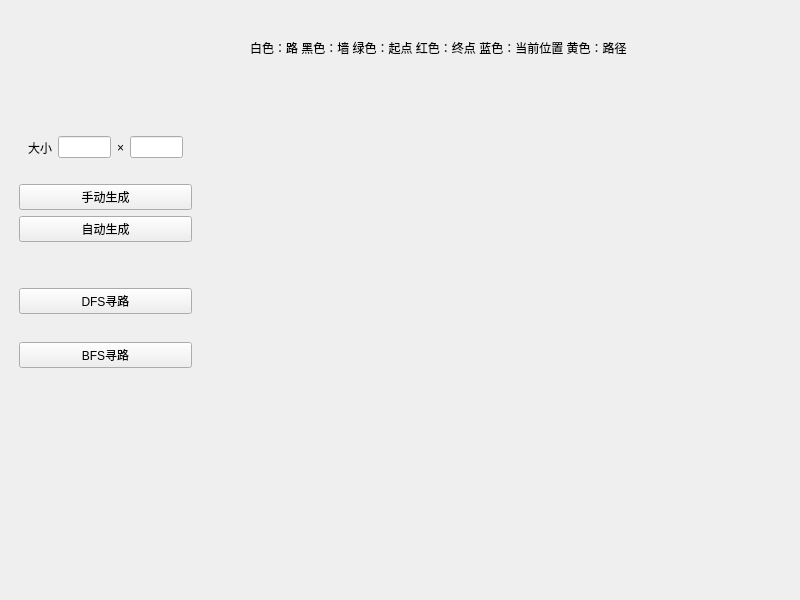
<?xml version="1.0" encoding="UTF-8"?>
<ui version="4.0">
 <class>MyWidget</class>
 <widget class="QWidget" name="MyWidget">
  <property name="geometry">
   <rect>
    <x>0</x>
    <y>0</y>
    <width>800</width>
    <height>600</height>
   </rect>
  </property>
  <property name="sizePolicy">
   <sizepolicy hsizetype="Fixed" vsizetype="Fixed">
    <horstretch>0</horstretch>
    <verstretch>0</verstretch>
   </sizepolicy>
  </property>
  <property name="minimumSize">
   <size>
    <width>800</width>
    <height>600</height>
   </size>
  </property>
  <property name="maximumSize">
   <size>
    <width>800</width>
    <height>600</height>
   </size>
  </property>
  <property name="windowTitle">
   <string>迷宫问题</string>
  </property>
  <widget class="QWidget" name="widget_4" native="true">
   <property name="geometry">
    <rect>
     <x>10</x>
     <y>108</y>
     <width>191</width>
     <height>291</height>
    </rect>
   </property>
   <layout class="QVBoxLayout" name="verticalLayout_3">
    <item>
     <widget class="QWidget" name="widget_2" native="true">
      <layout class="QVBoxLayout" name="verticalLayout">
       <item>
        <widget class="QWidget" name="widget" native="true">
         <layout class="QHBoxLayout" name="horizontalLayout">
          <item>
           <widget class="QLabel" name="label">
            <property name="text">
             <string>大小</string>
            </property>
           </widget>
          </item>
          <item>
           <widget class="QLineEdit" name="x_edit"/>
          </item>
          <item>
           <widget class="QLabel" name="label_2">
            <property name="text">
             <string>×</string>
            </property>
           </widget>
          </item>
          <item>
           <widget class="QLineEdit" name="y_edit"/>
          </item>
         </layout>
        </widget>
       </item>
       <item>
        <widget class="QPushButton" name="hand_btn">
         <property name="text">
          <string>手动生成</string>
         </property>
        </widget>
       </item>
       <item>
        <widget class="QPushButton" name="auto_btn">
         <property name="text">
          <string>自动生成</string>
         </property>
        </widget>
       </item>
      </layout>
     </widget>
    </item>
    <item>
     <widget class="QWidget" name="widget_3" native="true">
      <layout class="QVBoxLayout" name="verticalLayout_2">
       <item>
        <widget class="QPushButton" name="DFS_btn">
         <property name="text">
          <string>DFS寻路</string>
         </property>
        </widget>
       </item>
       <item>
        <widget class="QPushButton" name="BFS_btn">
         <property name="text">
          <string>BFS寻路</string>
         </property>
        </widget>
       </item>
      </layout>
     </widget>
    </item>
   </layout>
  </widget>
  <widget class="QLabel" name="label_3">
   <property name="geometry">
    <rect>
     <x>250</x>
     <y>40</y>
     <width>501</width>
     <height>16</height>
    </rect>
   </property>
   <property name="text">
    <string>白色：路 黑色：墙 绿色：起点 红色：终点 蓝色：当前位置 黄色：路径</string>
   </property>
  </widget>
 </widget>
 <resources/>
 <connections/>
</ui>
